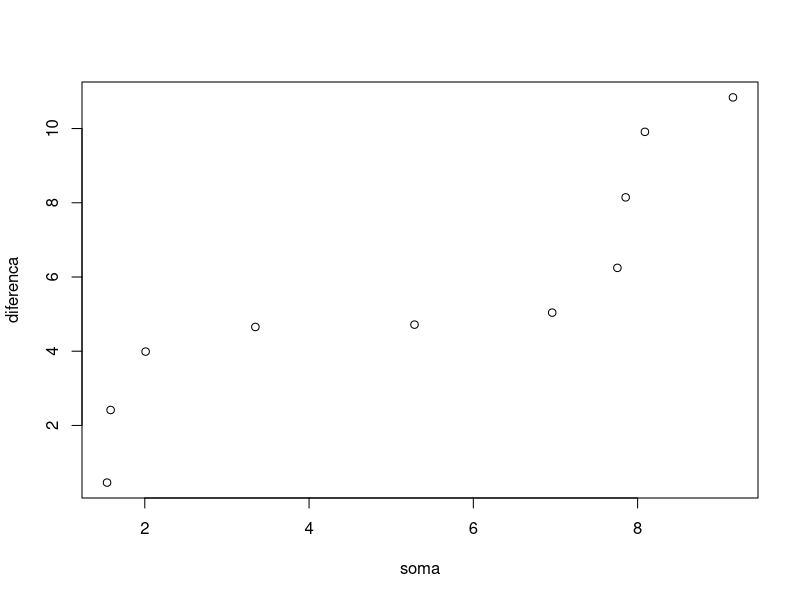
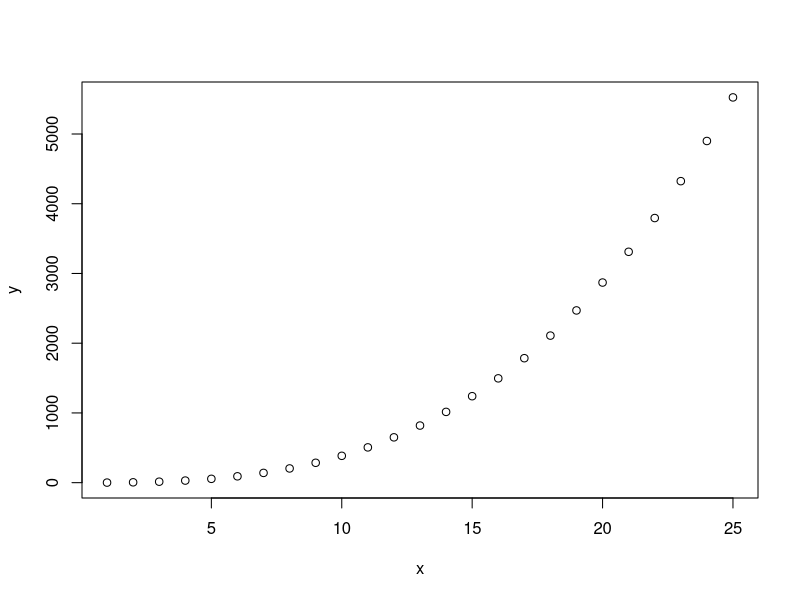

Source code (R) for these figures, in order:
## ---- chunk 1
knitr::opts_chunk$set(echo = TRUE)

library("dslabs")
## ---- chunk 2
data("murders")

new_names <- ifelse(nchar(murders$state) <= 8, murders$state, murders$abb)

new_names
## ---- chunk 3
sum_n <- function(n) {
  s <- 0
  for (i in 1:n) {
    s <- s + i
  }
  s
}

sum_n(5000)
## ---- chunk 4
altman_plot <- function(x, y) {
  if (length(x)==length(y)) {
    soma <- x + y
    diferenca <- x - y
    plot(soma, diferenca)  
  } else {
    print('Vetores devem possir mesmo comprimento!')
  }
}

x <- 1:10
y <- cos(x)


altman_plot(x, y)
## ---- chunk 5
x <- 3

my_func <- function(y) {
  x <- 5
  y+5
}
## ---- chunk 6
compute_s_n <- function(n) {
  sum((1:n)^2)
}

compute_s_n(10)
## ---- chunk 7
s_n <- vector("numeric", 25)

for (i in 1:25) {
  s_n[i] <- compute_s_n(i)
}

s_n
## ---- chunk 8
s_n_2 <- sapply(1:25, compute_s_n)

s_n_2
## ---- chunk 9
n <- 25
x <- 1:25
y<- sapply(x, compute_s_n)
plot(x, y)
## ---- chunk 10
square_sum <- function(n) {
  n * (n+1) * (2*n + 1) / 6
}


N <- 1:25
COMPUTE_S_N <- sapply(N, compute_s_n)
SQUARE_SUM <- sapply(N, square_sum)
IS_EQUAL <- identical(COMPUTE_S_N, SQUARE_SUM)

df <- data.frame(N, COMPUTE_S_N, SQUARE_SUM, IS_EQUAL)

df
